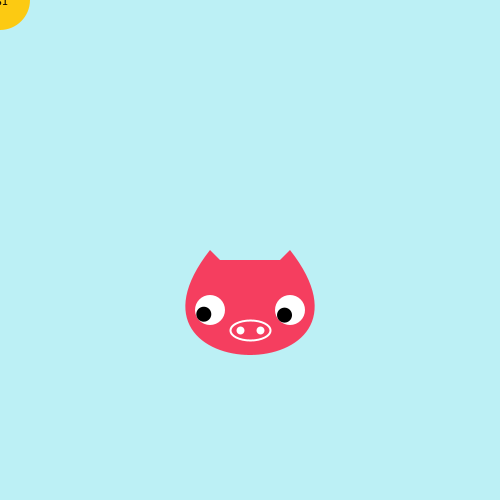
Frame 1 (no input)
Frame 60 (the mouse pressed at the canvas centre just before this capture): identical to frame 1, image omitted
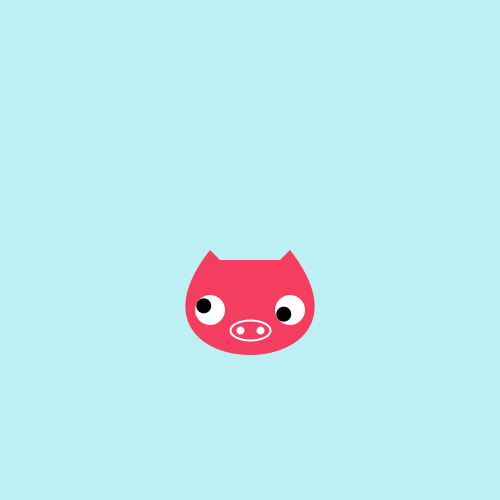
Frame 120 (the mouse held since frame 60 and released just before this capture)

The Processing sketch that drew these frames (run headless with seeded random() and noise(); from frame 60 on, the mouse is pressed at the canvas centre):

// Processing sketch: processing_38630
// ── processing_38630.pde

//Shiffman fall 2011 week 2 hw
//Feed the piggy some coins!

float x=250;
float y=250;
float eyeSize=30;
float a=0;
float waist=150;
float h=0;
float mouseSpeedx=0;
float mouseSpeedy=0;
int coinSize=60;

void setup() {
  size(500, 500);
  smooth();
  noCursor();
}

void draw() {
  background(188, 240, 245);

  //body stretch
  if (mouseX>=x-waist && mouseX<=x+waist && mouseY<=y+200 && mouseY>=y)
  {
    mouseSpeedx=abs(mouseX-pmouseX);
    mouseSpeedy=abs(mouseY-pmouseY);
    h=mouseSpeedy*5;
    waist=150+mouseSpeedx*2;
  }

  else {
    h=0; 
    waist=150;
    
    //coins    
    fill(252, 202, 18);
    noStroke();
    ellipse(mouseX, mouseY, coinSize, coinSize);
    fill(0);
    text("$1",mouseX-5,mouseY+5);
  }

  //body
  fill(245, 62, 95);
  noStroke();
  beginShape();
  vertex(x-40, y-h);
  bezierVertex(x-waist, y+140, x+waist, y+140, x+40, y-h);
  vertex(x+30, y+10-h);
  vertex(x-30, y+10-h);
  //vertex(x-50, y-50);
  endShape();


  //left eye

  pushMatrix();
  translate(x-40, y+60-h);
  //first i tried the mapping method for the eyeballs rolling
  //int pX= (int) map(mouseX,80,width,-20,20);
  //int pY = (int) map(mouseY,80,height,-20,20);
  //fill(255);
  //ellipse(pX, pY,leftEyesize,leftEyesize);

  //then I used the atan2() function instead
  fill(255);
  //draw white eyeball
  ellipse(0, 0, eyeSize, eyeSize);
  //calculate the angle from mouse to the center of the eyeball
  a=atan2((mouseX-(x-40)), (mouseY-(y+60)));
  //rotate has to be put before the object to be rotated
  //first i tried rotate(a), but the iris goes opposite direction to the mouse
  //so i put minus sign in front of the "a"
  rotate(-a);
  fill(0);
  //draw the iris
  ellipse(eyeSize/4, 0, eyeSize/2, eyeSize/2); 
  popMatrix();


  //right eye
  pushMatrix();
  translate(x+40, y+60-h);
  fill(255);
  ellipse(0, 0, eyeSize, eyeSize);
  a=atan2((mouseX-(x+40)), (mouseY-(y+60-h)));
  rotate(-a);
  fill(0);
  ellipse(eyeSize/4, 0, eyeSize/2, eyeSize/2);
  popMatrix();


  //nose
  noFill();
  stroke(255);
  strokeWeight(2);
  ellipse(x, y+80-h, 40, 20);
  strokeWeight(8);
  line(x-10, y+80-h, x-10, y+80-h);
  line(x+10, y+80-h, x+10, y+80-h);
}
